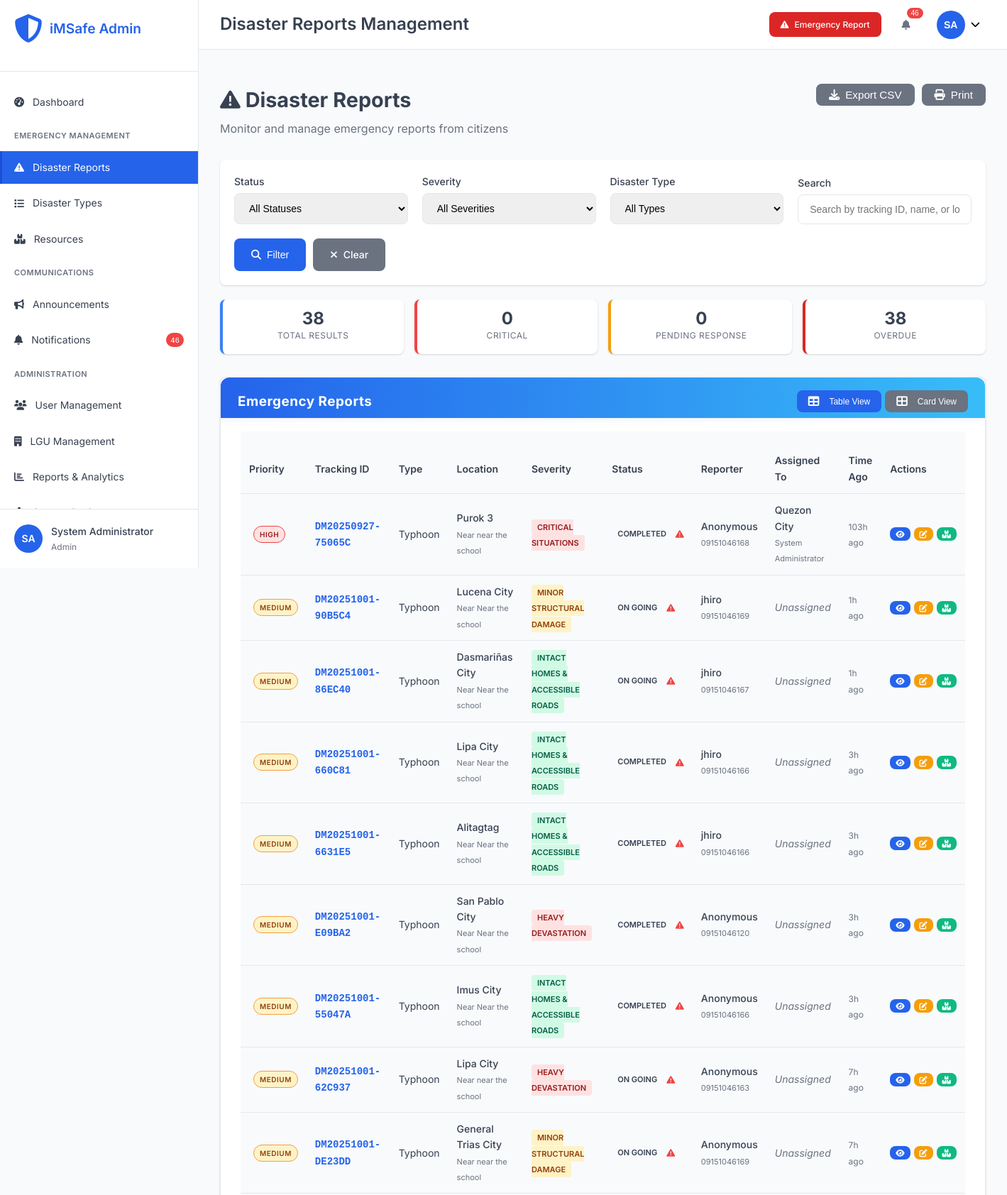
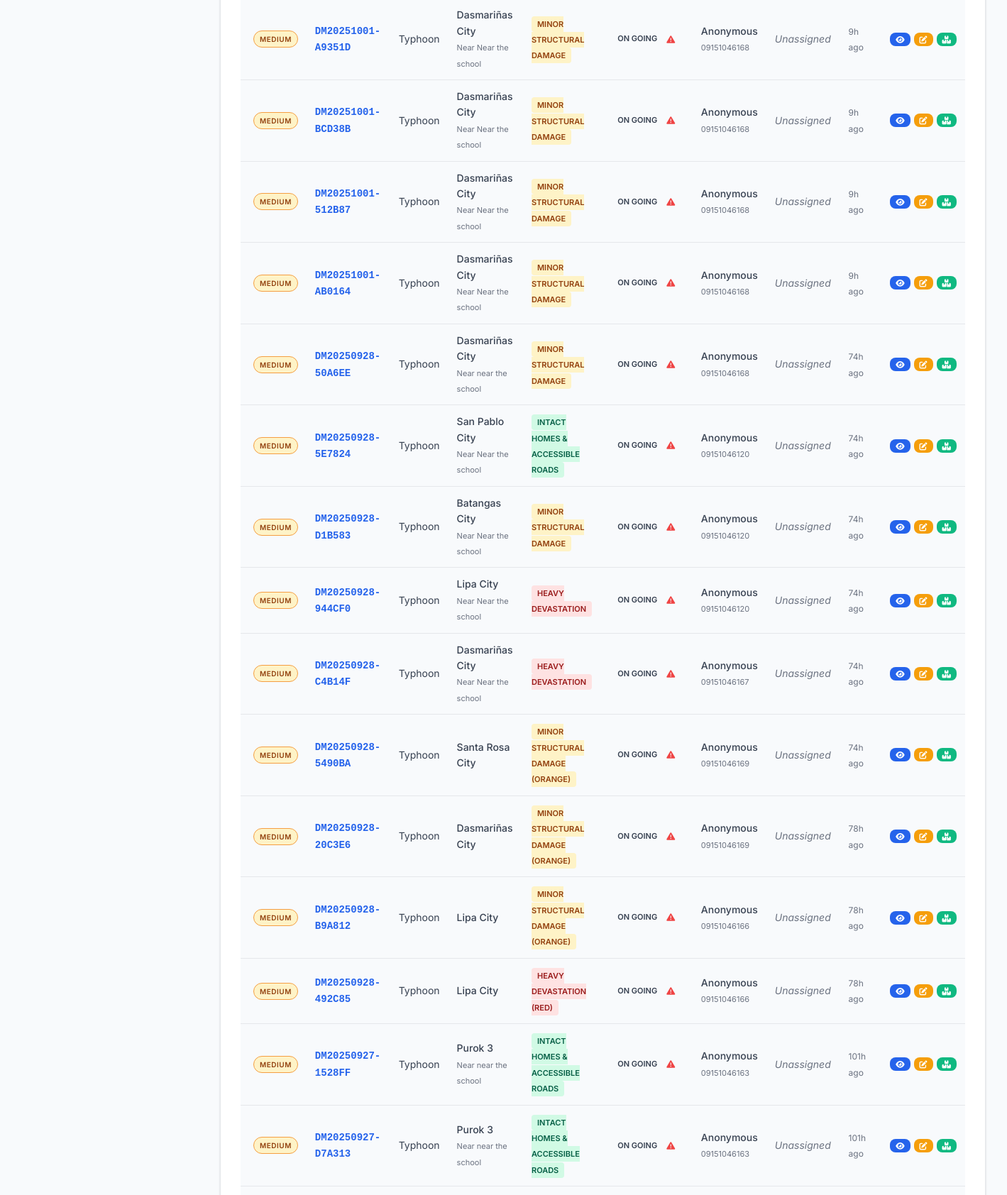
Page /admin/disasters.php (signed in, upper part) on the committed database (2 pictures, top to bottom).
### tables this page shows
CREATE TABLE `disasters` (
  `disaster_id` int(11) NOT NULL,
  `tracking_id` varchar(20) NOT NULL,
  `disaster_name` varchar(200) NOT NULL,
  `type_id` int(11) NOT NULL,
  `severity_level` varchar(20) NOT NULL,
  `severity_display` varchar(100) DEFAULT NULL,
  `severity_score` decimal(3,2) DEFAULT 1.00,
  `address` text NOT NULL,
  `purok` varchar(100) DEFAULT NULL,
  `house_no` varchar(50) DEFAULT NULL,
  `city` varchar(100) DEFAULT NULL,
  `province` varchar(100) DEFAULT 'Philippines',
  `state` varchar(100) DEFAULT 'Philippines',
  `latitude` decimal(10,8) DEFAULT NULL,
  `longitude` decimal(11,8) DEFAULT NULL,
  `landmark` varchar(200) DEFAULT NULL,
  `reporter_name` varchar(100) DEFAULT NULL,
  `reporter_phone` varchar(20) NOT NULL,
  `alternate_contact` varchar(20) DEFAULT NULL,
  `description` text NOT NULL,
  `immediate_needs` longtext DEFAULT NULL CHECK (json_valid(`immediate_needs`)),
  `current_situation` text DEFAULT NULL,
  `image_path` varchar(255) DEFAULT NULL,
  `status` enum('ON GOING','IN PROGRESS','COMPLETED') NOT NULL DEFAULT 'ON GOING',
  `assigned_lgu_id` int(11) DEFAULT NULL,
  `assigned_user_id` int(11) DEFAULT NULL,
  `priority` enum('low','medium','high','critical') DEFAULT 'medium',
  `reported_at` timestamp NOT NULL DEFAULT current_timestamp(),
  `acknowledged_at` timestamp NULL DEFAULT NULL,
  `resolved_at` timestamp NULL DEFAULT NULL,
  `escalation_deadline` timestamp NULL DEFAULT NULL,
  `is_verified` tinyint(1) DEFAULT 0,
  `source` enum('web_form','mobile_app','hotline','social_media','official') DEFAULT 'web_form',
  `created_at` timestamp NOT NULL DEFAULT current_timestamp(),
  `updated_at` timestamp NOT NULL DEFAULT current_timestamp() ON UPDATE current_timestamp()
);

CREATE TABLE `disaster_types` (
  `type_id` int(11) NOT NULL,
  `type_name` varchar(100) NOT NULL,
  `description` text DEFAULT NULL,
  `category` enum('natural','man-made','technological','biological') DEFAULT 'natural',
  `severity_weight` decimal(3,2) DEFAULT 1.00,
  `is_active` tinyint(1) DEFAULT 1,
  `created_at` timestamp NOT NULL DEFAULT current_timestamp(),
  `updated_at` timestamp NOT NULL DEFAULT current_timestamp() ON UPDATE current_timestamp()
);

CREATE TABLE `lgus` (
  `lgu_id` int(11) NOT NULL,
  `lgu_name` varchar(100) NOT NULL,
  `lgu_type` enum('city','municipality','province','barangay') NOT NULL,
  `region` varchar(50) DEFAULT NULL,
  `province` varchar(50) DEFAULT NULL,
  `city_municipality` varchar(50) DEFAULT NULL,
  `barangay` varchar(50) DEFAULT NULL,
  `contact_person` varchar(100) DEFAULT NULL,
  `contact_phone` varchar(20) DEFAULT NULL,
  `contact_email` varchar(100) DEFAULT NULL,
  `office_address` text DEFAULT NULL,
  `response_time_hours` int(11) DEFAULT 24,
  `is_active` tinyint(1) DEFAULT 1,
  `created_at` timestamp NOT NULL DEFAULT current_timestamp(),
  `updated_at` timestamp NOT NULL DEFAULT current_timestamp() ON UPDATE current_timestamp()
);

### config/database.php (called while the page is built, shortened)
<?php
function sanitizeInput($data) {
    return htmlspecialchars(strip_tags(trim($data)));
}
?>

### admin/includes/auth.php (called while the page is built, shortened)
<?php
function hasRole($required_roles) {
    return in_array($_SESSION['role'] ?? '', $required_roles);
}
?>

### admin/disasters.php (the view, shortened to what this page needs)
<?php
require_once '../config/database.php';
require_once 'includes/auth.php';
$search_query = sanitizeInput($_GET['search'] ?? '');
$where_conditions = [];
$params = [];
$where_clause = !empty($where_conditions) ? 'WHERE ' . implode(' AND ', $where_conditions) : '';
try {
    $sql = "
        SELECT d.*, dt.type_name, lgu.lgu_name,
               CONCAT(u.first_name, ' ', u.last_name) as assigned_user_name,
               TIMESTAMPDIFF(HOUR, d.reported_at, NOW()) as hours_since_report
        FROM disasters d
        JOIN disaster_types dt ON d.type_id = dt.type_id
        LEFT JOIN lgus lgu ON d.assigned_lgu_id = lgu.lgu_id
        LEFT JOIN users u ON d.assigned_user_id = u.user_id
        {$where_clause}
        ORDER BY d.priority DESC, d.reported_at DESC
    ";
    $stmt = $pdo->prepare($sql);
    $stmt->execute($params);
    $disasters = $stmt->fetchAll();
} catch (Exception $e) {
    error_log("Disasters fetch error: " . $e->getMessage());
    $disasters = [];
    $disaster_types = [];
}
include 'includes/header.php';
?>
<div class="page-header">
    <div class="page-title">
        <h2><i class="fas fa-exclamation-triangle"></i> Disaster Reports</h2>
        <p>Monitor and manage emergency reports from citizens</p>
    </div>
    <div class="page-actions">
        <button onclick="exportTable('disasters-table', 'disaster-reports.csv')" class="btn btn-secondary">
            <i class="fas fa-download"></i> Export CSV
        </button>
        <button onclick="printPage()" class="btn btn-secondary">
            <i class="fas fa-print"></i> Print
        </button>
    </div>
</div>
<div class="filters-card">
    <form method="GET" class="filters-form">
        <div class="filter-group">
            <label for="status">Status</label>
            <select name="status" id="status">
                <option value="">All Statuses</option>
            </select>
        </div>
        <div class="filter-group">
            <label for="severity">Severity</label>
            <select name="severity" id="severity">
                <option value="">All Severities</option>
            </select>
        </div>
        <div class="filter-group">
            <label for="type">Disaster Type</label>
            <select name="type" id="type">
                <option value="">All Types</option>
            </select>
        </div>
        <div class="filter-group">
            <label for="search">Search</label>
            <input type="text" name="search" id="search"
                   value="<?php echo htmlspecialchars($search_query); ?>"
                   placeholder="Search by tracking ID, name, or location...">
        </div>
        <div class="filter-actions">
            <button type="submit" class="btn btn-primary">
                <i class="fas fa-search"></i> Filter
            </button>
            <a href="disasters.php" class="btn btn-secondary">
                <i class="fas fa-times"></i> Clear
            </a>
        </div>
    </form>
</div>
<div class="summary-stats">
    <div class="stat-item">
        <span class="stat-number"><?php echo count($disasters); ?></span>
        <span class="stat-label">Total Results</span>
    </div>
    <div class="stat-item critical">
        <span class="stat-number">
            <?php echo count(array_filter($disasters, fn($d) => $d['priority'] === 'critical')); ?>
        </span>
        <span class="stat-label">Critical</span>
    </div>
    <div class="stat-item pending">
        <span class="stat-number">
            <?php echo count(array_filter($disasters, fn($d) => in_array($d['status'], ['pending', 'assigned']))); ?>
        </span>
        <span class="stat-label">Pending Response</span>
    </div>
    <div class="stat-item overdue">
        <span class="stat-number">
            <?php echo count(array_filter($disasters, fn($d) => strtotime($d['escalation_deadline']) < time() && !in_array($d['status'], ['resolved', 'closed']))); ?>
        </span>
        <span class="stat-label">Overdue</span>
    </div>
</div>
<div class="dashboard-card">
    <div class="card-header">
        <h3>Emergency Reports</h3>
        <div class="view-options">
            <button class="btn btn-sm btn-secondary active" data-view="table">
                <i class="fas fa-table"></i> Table View
            </button>
            <button class="btn btn-sm btn-secondary" data-view="cards">
                <i class="fas fa-th-large"></i> Card View
            </button>
        </div>
    </div>
    <div class="card-content">
        <?php if (empty($disasters)): ?>
            <div class="empty-state">
                <i class="fas fa-inbox"></i>
                <h3>No disasters found</h3>
                <p>No emergency reports match your current filters.</p>
            </div>
        <?php else: ?>
            <div class="table-responsive">
                <table id="disasters-table" class="table disasters-data-table">
                    <thead>
                        <tr>
                            <th>Priority</th>
                            <th>Tracking ID</th>
                            <th>Type</th>
                            <th>Location</th>
                            <th>Severity</th>
                            <th>Status</th>
                            <th>Reporter</th>
                            <th>Assigned To</th>
                            <th>Time Ago</th>
                            <th>Actions</th>
                        </tr>
                    </thead>
                    <tbody>
                        <?php foreach ($disasters as $disaster): ?>
                            <tr class="<?php echo $disaster['priority'] === 'critical' ? 'priority-critical' : ''; ?>">
                                <td>
                                    <span class="priority-badge priority-<?php echo $disaster['priority']; ?>">
                                        <?php echo ucfirst($disaster['priority']); ?>
                                    </span>
                                </td>
                                <td>
                                    <span class="tracking-id"><?php echo htmlspecialchars($disaster['tracking_id']); ?></span>
                                </td>
                                <td><?php echo htmlspecialchars($disaster['type_name']); ?></td>
                                <td>
                                    <div class="location-info">
                                        <div class="city"><?php echo htmlspecialchars($disaster['city'] ?? 'N/A'); ?></div>
                                        <?php if ($disaster['landmark']): ?>
                                            <small class="landmark">Near <?php echo htmlspecialchars($disaster['landmark']); ?></small>
                                        <?php endif; ?>
                                    </div>
                                </td>
                                <td>
                                    <span class="severity-badge severity-<?php echo substr($disaster['severity_level'], 0, strpos($disaster['severity_level'], '-')); ?>">
                                        <?php echo htmlspecialchars($disaster['severity_display']); ?>
                                    </span>
                                </td>
                                <td>
                                    <div class="status-container">
                                        <span class="status-badge status-<?php echo $disaster['status']; ?>">
                                            <?php echo ucfirst(str_replace('_', ' ', $disaster['status'])); ?>
                                        </span>
                                        <?php if (strtotime($disaster['escalation_deadline']) < time() && !in_array($disaster['status'], ['resolved', 'closed'])): ?>
                                            <span class="overdue-indicator" title="Past deadline">
                                                <i class="fas fa-exclamation-triangle"></i>
                                            </span>
                                        <?php endif; ?>
                                    </div>
                                </td>
                                <td>
                                    <div class="reporter-info">
                                        <?php if ($disaster['reporter_name']): ?>
                                            <div class="name"><?php echo htmlspecialchars($disaster['reporter_name']); ?></div>
                                        <?php else: ?>
                                            <div class="name">Anonymous</div>
                                        <?php endif; ?>
                                        <small class="phone"><?php echo htmlspecialchars($disaster['reporter_phone']); ?></small>
                                    </div>
                                </td>
                                <td>
                                    <?php if ($disaster['lgu_name']): ?>
                                        <div class="assignment-info">
                                            <div class="lgu"><?php echo htmlspecialchars($disaster['lgu_name']); ?></div>
                                            <?php if ($disaster['assigned_user_name']): ?>
                                                <small class="user"><?php echo htmlspecialchars($disaster['assigned_user_name']); ?></small>
                                            <?php endif; ?>
                                        </div>
                                    <?php else: ?>
                                        <span class="unassigned">Unassigned</span>
                                    <?php endif; ?>
                                </td>
                                <td>
                                    <span class="time-ago" title="<?php echo $disaster['reported_at']; ?>">
                                        <?php echo $disaster['hours_since_report']; ?>h ago
                                    </span>
                                </td>
                                <td>
                                    <div class="action-buttons">
                                        <a href="view-disaster.php?id=<?php echo urlencode($disaster['disaster_id']); ?>"
                                           class="btn btn-xs btn-primary" title="View Details">
                                            <i class="fas fa-eye"></i>
                                        </a>
                                        <?php if (hasRole(['admin', 'lgu_admin', 'lgu_staff'])): ?>
                                            <button onclick="showStatusModal(<?php echo $disaster['disaster_id']; ?>, '<?php echo $disaster['status']; ?>')"
                                                    class="btn btn-xs btn-warning" title="Update Status">
                                                <i class="fas fa-edit"></i>
                                            </button>
                                        <?php endif; ?>
                                        <?php if ($disaster['status'] !== 'resolved' && $disaster['status'] !== 'closed'): ?>
                                            <a href="disaster-resources.php?id=<?php echo $disaster['disaster_id']; ?>"
                                               class="btn btn-xs btn-success" title="Manage Resources">
                                                <i class="fas fa-boxes"></i>
                                            </a>
                                        <?php endif; ?>
                                    </div>
                                </td>
                            </tr>
                        <?php endforeach; ?>
                    </tbody>
                </table>
            </div>
        <?php endif; ?>
    </div>
</div>
<?php include 'includes/footer.php'; ?>

### rows in the picture
disasters: priority "HIGH", tracking "DM20250927-75065C", type.type_name "Typhoon", city "Purok 3", landmark "near the school", severity_display "CRITICAL SITUATIONS", status "COMPLETED", reporter_name "Anonymous", reporter_phone "09151046168", assigned_lgu.lgu_name "Quezon City", assigned_user_name "System Administrator", hours_since_report "103"
disasters: priority "MEDIUM", tracking "DM20251001-90B5C4", type.type_name "Typhoon", city "Lucena City", landmark "Near the school", severity_display "MINOR STRUCTURAL DAMAGE", status "ON GOING", reporter_name "jhiro", reporter_phone "09151046169", shows "Unassigned", hours_since_report "1"
disasters: priority "MEDIUM", tracking "DM20251001-86EC40", type.type_name "Typhoon", city "Dasmariñas City", landmark "Near the school", severity_display "INTACT HOMES & ACCESSIBLE ROADS", status "ON GOING", reporter_name "jhiro", reporter_phone "09151046167", shows "Unassigned", hours_since_report "1"
disasters: priority "MEDIUM", tracking "DM20251001-660C81", type.type_name "Typhoon", city "Lipa City", landmark "Near the school", severity_display "INTACT HOMES & ACCESSIBLE ROADS", status "COMPLETED", reporter_name "jhiro", reporter_phone "09151046166", shows "Unassigned", hours_since_report "3"
disasters: priority "MEDIUM", tracking "DM20251001-6631E5", type.type_name "Typhoon", city "Alitagtag", landmark "Near the school", severity_display "INTACT HOMES & ACCESSIBLE ROADS", status "COMPLETED", reporter_name "jhiro", reporter_phone "09151046166", shows "Unassigned", hours_since_report "3"
disasters: priority "MEDIUM", tracking "DM20251001-E09BA2", type.type_name "Typhoon", city "San Pablo City", landmark "Near the school", severity_display "HEAVY DEVASTATION", status "COMPLETED", shows "Anonymous", reporter_phone "09151046120", shows "Unassigned", hours_since_report "3"
disasters: priority "MEDIUM", tracking "DM20251001-55047A", type.type_name "Typhoon", city "Imus City", landmark "Near the school", severity_display "INTACT HOMES & ACCESSIBLE ROADS", status "COMPLETED", shows "Anonymous", reporter_phone "09151046166", shows "Unassigned", hours_since_report "3"
disasters: priority "MEDIUM", tracking "DM20251001-62C937", type.type_name "Typhoon", city "Lipa City", landmark "near the school", severity_display "HEAVY DEVASTATION", status "ON GOING", shows "Anonymous", reporter_phone "09151046163", shows "Unassigned", hours_since_report "7"
disasters: priority "MEDIUM", tracking "DM20251001-DE23DD", type.type_name "Typhoon", city "General Trias City", landmark "near the school", severity_display "MINOR STRUCTURAL DAMAGE", status "ON GOING", shows "Anonymous", reporter_phone "09151046169", shows "Unassigned", hours_since_report "7"
disasters: priority "MEDIUM", tracking "DM20251001-A9351D", type.type_name "Typhoon", city "Dasmariñas City", landmark "Near the school", severity_display "MINOR STRUCTURAL DAMAGE", status "ON GOING", shows "Anonymous", reporter_phone "09151046168", shows "Unassigned", hours_since_report "9"
disasters: priority "MEDIUM", tracking "DM20251001-BCD38B", type.type_name "Typhoon", city "Dasmariñas City", landmark "Near the school", severity_display "MINOR STRUCTURAL DAMAGE", status "ON GOING", shows "Anonymous", reporter_phone "09151046168", shows "Unassigned", hours_since_report "9"
disasters: priority "MEDIUM", tracking "DM20251001-512B87", type.type_name "Typhoon", city "Dasmariñas City", landmark "Near the school", severity_display "MINOR STRUCTURAL DAMAGE", status "ON GOING", shows "Anonymous", reporter_phone "09151046168", shows "Unassigned", hours_since_report "9"
disasters: priority "MEDIUM", tracking "DM20251001-AB0164", type.type_name "Typhoon", city "Dasmariñas City", landmark "Near the school", severity_display "MINOR STRUCTURAL DAMAGE", status "ON GOING", shows "Anonymous", reporter_phone "09151046168", shows "Unassigned", hours_since_report "9"
disasters: priority "MEDIUM", tracking "DM20250928-50A6EE", type.type_name "Typhoon", city "Dasmariñas City", landmark "near the school", severity_display "MINOR STRUCTURAL DAMAGE", status "ON GOING", shows "Anonymous", reporter_phone "09151046168", shows "Unassigned", hours_since_report "74"
disasters: priority "MEDIUM", tracking "DM20250928-5E7824", type.type_name "Typhoon", city "San Pablo City", landmark "Near the school", severity_display "INTACT HOMES & ACCESSIBLE ROADS", status "ON GOING", shows "Anonymous", reporter_phone "09151046120", shows "Unassigned", hours_since_report "74"
disasters: priority "MEDIUM", tracking "DM20250928-D1B583", type.type_name "Typhoon", city "Batangas City", landmark "Near the school", severity_display "MINOR STRUCTURAL DAMAGE", status "ON GOING", shows "Anonymous", reporter_phone "09151046120", shows "Unassigned", hours_since_report "74"
disasters: priority "MEDIUM", tracking "DM20250928-944CF0", type.type_name "Typhoon", city "Lipa City", landmark "Near the school", severity_display "HEAVY DEVASTATION", status "ON GOING", shows "Anonymous", reporter_phone "09151046120", shows "Unassigned", hours_since_report "74"
disasters: priority "MEDIUM", tracking "DM20250928-C4B14F", type.type_name "Typhoon", city "Dasmariñas City", landmark "Near the school", severity_display "HEAVY DEVASTATION", status "ON GOING", shows "Anonymous", reporter_phone "09151046167", shows "Unassigned", hours_since_report "74"
disasters: priority "MEDIUM", tracking "DM20250928-5490BA", type.type_name "Typhoon", city "Santa Rosa City", severity_display "MINOR STRUCTURAL DAMAGE (ORANGE)", status "ON GOING", shows "Anonymous", reporter_phone "09151046169", shows "Unassigned", hours_since_report "74"
disasters: priority "MEDIUM", tracking "DM20250928-20C3E6", type.type_name "Typhoon", city "Dasmariñas City", severity_display "MINOR STRUCTURAL DAMAGE (ORANGE)", status "ON GOING", shows "Anonymous", reporter_phone "09151046169", shows "Unassigned", hours_since_report "78"
disasters: priority "MEDIUM", tracking "DM20250928-B9A812", type.type_name "Typhoon", city "Lipa City", severity_display "MINOR STRUCTURAL DAMAGE (ORANGE)", status "ON GOING", shows "Anonymous", reporter_phone "09151046166", shows "Unassigned", hours_since_report "78"
disasters: priority "MEDIUM", tracking "DM20250928-492C85", type.type_name "Typhoon", city "Lipa City", severity_display "HEAVY DEVASTATION (RED)", status "ON GOING", shows "Anonymous", reporter_phone "09151046166", shows "Unassigned", hours_since_report "78"
disasters: priority "MEDIUM", tracking "DM20250927-1528FF", type.type_name "Typhoon", city "Purok 3", landmark "near the school", severity_display "INTACT HOMES & ACCESSIBLE ROADS", status "ON GOING", reporter_name "Anonymous", reporter_phone "09151046163", shows "Unassigned", hours_since_report "101"
disasters: priority "MEDIUM", tracking "DM20250927-D7A313", type.type_name "Typhoon", city "Purok 3", landmark "near the school", severity_display "INTACT HOMES & ACCESSIBLE ROADS", status "ON GOING", reporter_name "Anonymous", reporter_phone "09151046163", shows "Unassigned", hours_since_report "101"

### other values in the picture
$notifications_count "46"
getUserInitials() "SA"
getUserName() "System Administrator"
str_replace('_', ' ', $_SESSION['role']) "Admin"
$page_title "Disaster Reports Management"
count($disasters) "38"
